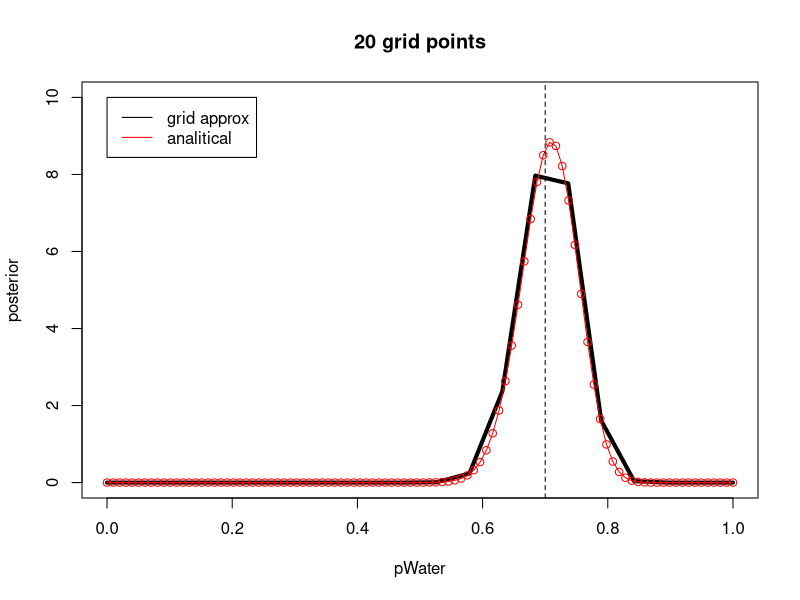
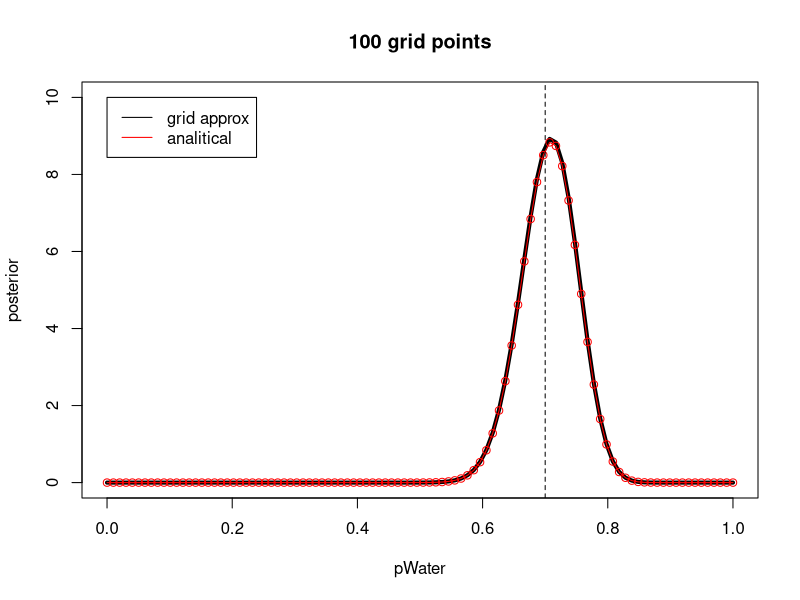

Here is the R script that generated these plots, in order:
## ---- chunk 1
# clear environment
rm(list = ls())

# set random seed
set.seed(123)
## ---- chunk 2
# define true parameters of the data generating process
pTrue = 0.7

# define data set size
nData = 100

# prior params
aPrior = 1
bPrior = 1
## ---- chunk 3
data = rbinom(n = nData, size = 1, prob = pTrue)
nWater = sum(data)
## ---- chunk 4

prior <- function(nGridPoints) {
  pGrid = seq(from = 0, to = 1,length.out = nGridPoints)
  prior = dbeta(x = pGrid, shape1 = aPrior, shape2 = bPrior)
}

compute_posterior <- function(nGridPoints) {
  #build grid
  pGrid = seq(from = 0, to = 1,length.out = nGridPoints)
  gridSize = 1 / nGridPoints
  # compute likelihood
  likelihood = dbinom(x = nWater, size = nData, prob = pGrid)
  # compute posterior
  postGrid = likelihood * prior(nGridPoints)
  postGrid = postGrid / ( sum(postGrid) * gridSize )
  #
  return(postGrid)
}
## ---- chunk 5
# note that analytical solution plotted with 100-point grid resolution
pGrid = seq(from = 0, to = 1,length.out = 20)
plot(pGrid, compute_posterior(20), type="l", lwd=4,
     xlab = "pWater", ylab = "posterior",
     ylim = c(0,10), main = "20 grid points")
gridAnalytical = seq(from = 0, to = 1,length.out = 100)
postAnalytical = dbeta(gridAnalytical, aPrior + nWater, bPrior + nData - nWater)
points(gridAnalytical, postAnalytical, col = 'red')
points(gridAnalytical, postAnalytical, type = "l",col = 'red')
abline(v = pTrue, lty=2)
legend(0,10, legend = c("grid approx", "analitical"),
       col = c("black","red"), lty=c(1,1) )
## ---- chunk 6
pGrid = seq(from = 0, to = 1,length.out = 100)
plot(pGrid, compute_posterior(100), type="l", lwd=4,
     xlab = "pWater", ylab = "posterior",
     ylim = c(0,10), main = "100 grid points")
gridAnalytical = seq(from = 0, to = 1,length.out = 100)
postAnalytical = dbeta(gridAnalytical, aPrior + nWater, bPrior + nData - nWater)
points(gridAnalytical, postAnalytical, col = 'red')
points(gridAnalytical, postAnalytical, type = "l",col = 'red')
abline(v = pTrue, lty=2)
legend(0,10, legend = c("grid approx", "analitical"),
       col = c("black","red"), lty=c(1,1) )
